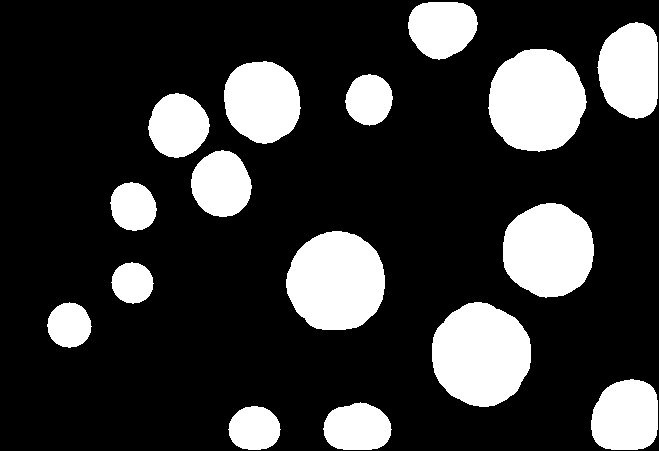
//> input picture Imagerie/TD4/data/cell-bin.png, 659 x 451 px
$ ./labeling-color ../data/cell-bin.png ../data/cell-c.png ../data/cell-c.png   (built with g++ and OpenCV 4)
//> lines starting //> are read from the running program, lines starting //| are printed output that depends on the picture; after the words box and inside, x2 and y2 are one past the last pixel; in counts of white or black regions, pixels touching at a corner belong together
#include <iostream>
#include <stdlib.h>
#include <cstdlib>

#include <opencv2/opencv.hpp>

#define INFO        "\033[32mInfo : \033[0m"
#define WARNING     "\033[33mWarning : \033[0m"
#define ERROR       "\033[31mError : \033[0m"
#define ENDING      ".png"
#define PARAM       3

using namespace cv;
using namespace std;

// Load a binary image
Mat loadImage(string path) {
//> called with path = "../data/cell-bin.png"
    Mat image = imread(path, CV_LOAD_IMAGE_GRAYSCALE);
//> image: 451 rows x 659 cols, CV_8UC1; 21.7% white; 16 white regions, largest, box (x1, y1, x2, y2) and area: (432, 302, 531, 407) 8027, (488, 49, 587, 152) 7905, (286, 231, 385, 330) 7738
    if (image.empty()) {
        cout << ERROR << "Image " << path << " not found" << endl;
        exit(EXIT_FAILURE);
    }
    return image;
}

// Save a binary image
void saveImage(Mat image, string path) {
    imwrite(path, image);
    imshow("Image", image);
    waitKey(0);
}

int _find(int p, int *roots) {
    while (roots[p] != p)
        p = roots[p];
    return p;
}

int _union(int r0, int r1, int *roots) {
    if (r0 == r1) return r0;
    if (r0 == -1) return r1;
    if (r1 == -1) return r0;
    if (r0 < r1) {
        roots[r1] = r0;
        return r0;
    } else {
        roots[r0] = r1;
        return r1;
    }
}

int _add(int p, int r, int *roots) {
    if (r == -1)
        roots[p] = p;
    else
        roots[p] = r;
    return roots[p];
}

void process(const char *imsname, const char *regname, const char *colorname) {
    Mat ims = loadImage(imsname);
    int *roots = new int[ims.total()];
    int rows = ims.rows;
//> rows = 451
    int cols = ims.cols;
//> cols = 659
    int p = 0;
    int r = -1;
    uchar *ps = ims.data;
    Mat reg_mat = Mat::zeros(ims.size().height, ims.size().width, CV_LOAD_IMAGE_GRAYSCALE);
    Mat color_mat = Mat::zeros(ims.size().height, ims.size().width, CV_8UC3);
    for (int i = 0; i < rows; i++) {
        for (int j = 0; j < cols; j++) {
            r = -1;
            if (j > 0 && (*(ps - 1) == (*ps)))
                r = _union(_find(p - 1, roots), r, roots);
            if ((i > 0 && j > 0) && (*(ps - 1 - cols) == (*ps)))
                r = _union(_find(p - 1 - cols, roots), r, roots);
            if (i > 0 && (*(ps - cols) == (*ps)))
                r = _union(_find(p - cols, roots), r, roots);
            if ((j < (cols - 1) && i > 0) && (*(ps + 1 - cols) == (*ps)))
                r = _union(_find(p + 1 - cols, roots), r, roots);
            r = _add(p, r, roots);
            p++;
            ps++;
        }
    }
//> this loop made 451 passes
//> p on passes 1 to 3: 659, 1318, 1977
//> after the loop, r = 0; p = 297209
    for (p = 0; p < rows * cols; p++) {
        roots[p] = _find(p, roots);
    }
    int l = 0;
    for (int i = 0; i < rows; i++) {
        for (int j = 0; j < cols; j++) {
            int p = i * cols + j;
            if (roots[p] == p){
                roots[p] = l++;
            }
            else{
                roots[p] = roots[roots[p]];
            }
            reg_mat.at<uchar>(i,j) = roots[p];
            if (roots[p] > 0) {
                srand(roots[p]);
                color_mat.at<Vec3b>(i, j)[0] = (uchar) (rand()%255); // B
                color_mat.at<Vec3b>(i, j)[1] = (uchar) (rand()%255); // G
                color_mat.at<Vec3b>(i, j)[2] = (uchar) (rand()%255); // R
            }
        }
    }
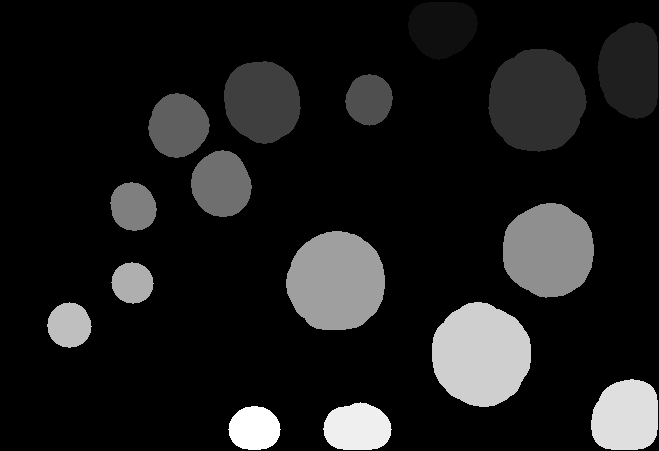
//> reg_mat: 451 rows x 659 cols, CV_8UC1; min 0, max 16, mean 1.75; drawn with min black and max white
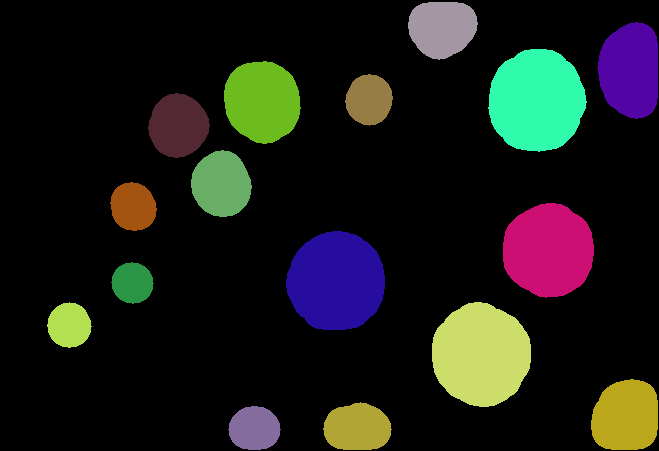
//> color_mat: 451 rows x 659 cols, CV_8UC3; mean B, G, R 23.7, 27.8, 27.2
//> after the loop, l = 17
    cout << "labeling: " << l << " components detected" << endl;
//| labeling: 17 components detected
    saveImage(reg_mat, regname);
    saveImage(color_mat, colorname);
    delete[] roots;
}

void usage(const char *s) {
    std::cerr << "Usage: " << s << " ims-name reg-name color-name" << std::endl;
    exit(EXIT_FAILURE);
}

int main(int argc, char *argv[]) {
    if (argc != (PARAM + 1))
        usage(argv[0]);
    process(argv[1], argv[2], argv[3]);
    return EXIT_SUCCESS;
}

$ run again, on Imagerie/TD4/data/gear.png
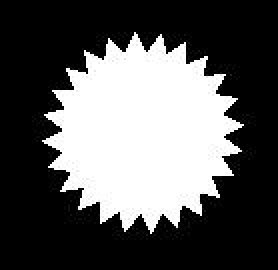
//> input picture Imagerie/TD4/data/gear.png, 139 x 135 px (shown 2 times larger)
//> in loadImage, image is the input picture: 135 rows x 139 cols, CV_8UC1; min 0, max 255, mean 88.5
//> the loop in process, `for (int i = 0; i < rows; i++)` made 135 passes
//> p on passes 1 to 8: 139, 278, 417, 556, 695, 834, 973, 1112
//> after the loop in process, `for (int i = 0; i < rows; i++)`: r = 0; p = 18765
//> after the loop in process, `for (int i = 0; i < rows; i++)`:
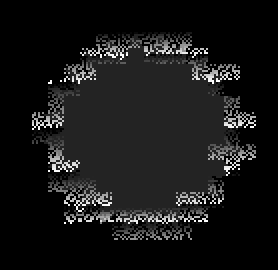
//> reg_mat: 135 rows x 139 cols, CV_8UC1 (shown 2 times larger); min 0, max 255, mean 23
//> after the loop in process, `for (int i = 0; i < rows; i++)`:
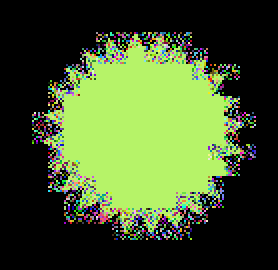
//> color_mat: 135 rows x 139 cols, CV_8UC3 (shown 2 times larger); mean B, G, R 43.9, 85.7, 67.5
//> after the loop in process, `for (int i = 0; i < rows; i++)`: l = 1696
//| labeling: 1696 components detected
